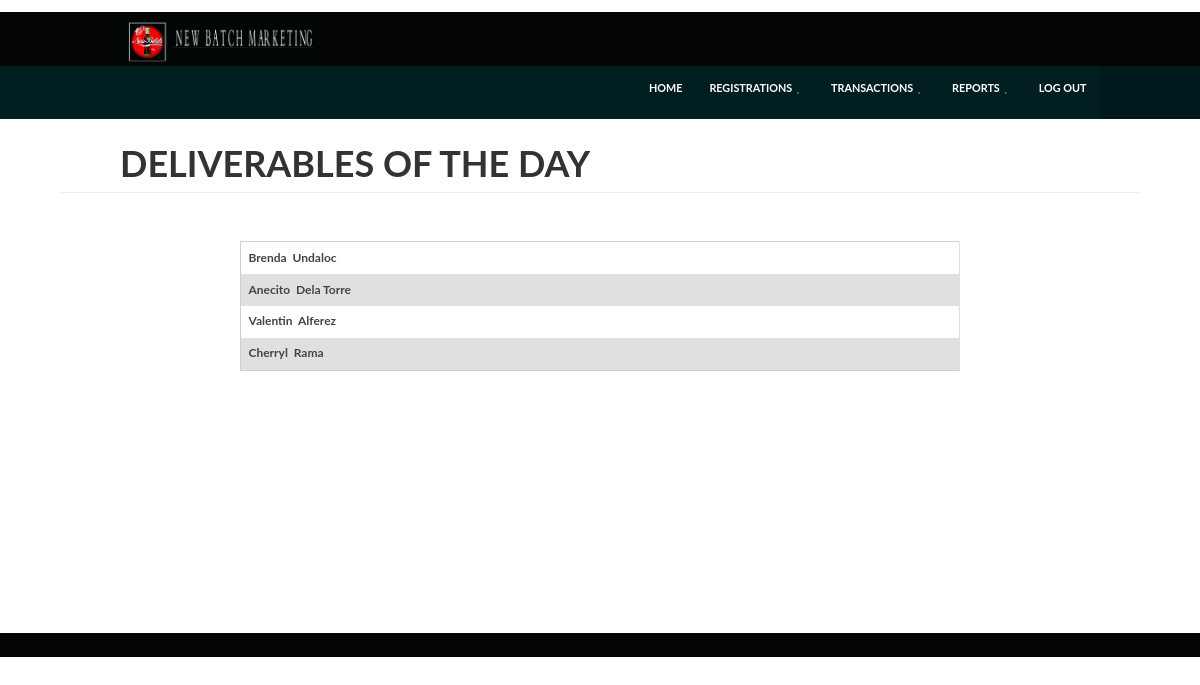
Page /delivery/deliveries_of_the_day.php on the committed database.
### tables this page shows
CREATE TABLE IF NOT EXISTS `customer_order` (
  `purchase_order_id` varchar(15) NOT NULL,
  `customer_id` bigint(15) NOT NULL,
  `order_date` date NOT NULL,
  `case` bigint(15) NOT NULL,
  `amount` double(15,2) NOT NULL,
  `delivery_date` date NOT NULL,
  `processor` varchar(15) NOT NULL,
  `status` varchar(15) NOT NULL DEFAULT 'FD',
  PRIMARY KEY (`purchase_order_id`)
);

CREATE TABLE IF NOT EXISTS `customer` (
  `customer_account_id` int(6) NOT NULL AUTO_INCREMENT,
  `customer_lastName` varchar(15) NOT NULL,
  `customer_firstName` varchar(25) NOT NULL,
  `barangay` varchar(15) NOT NULL,
  `town` varchar(15) NOT NULL,
  `area` int(6) NOT NULL,
  `customer_contact_number` bigint(15) NOT NULL,
  `customer_status` varchar(10) NOT NULL DEFAULT 'active',
  PRIMARY KEY (`customer_account_id`)
);

### dbOption/Db.class.php (called while the page is built, shortened)
<?php
class DB
{
	private $pdo;
	private $sQuery;
		private function Connect()
		{
			$this->settings = parse_ini_file("settings.ini.php");
			$dsn = 'mysql:dbname='.$this->settings["dbname"].';host='.$this->settings["host"].'';
			try
			{
				$this->pdo = new PDO($dsn, $this->settings["user"], $this->settings["password"], array(PDO::MYSQL_ATTR_INIT_COMMAND => "SET NAMES utf8"));
				$this->pdo->setAttribute(PDO::ATTR_ERRMODE, PDO::ERRMODE_EXCEPTION);
				$this->pdo->setAttribute(PDO::ATTR_EMULATE_PREPARES, false);
				$this->bConnected = true;
			}
			catch (PDOException $e)
			{
				echo $this->ExceptionLog($e->getMessage());
				die();
			}
		}
		private function Init($query,$parameters = "")
		{
		try {
				$this->sQuery = $this->pdo->prepare($query);
				$this->succes 	= $this->sQuery->execute();
			}
			catch(PDOException $e)
			{
					echo $this->ExceptionLog($e->getMessage(), $query );
					die();
			}
		}
		public function query($query,$params = null, $fetchmode = PDO::FETCH_ASSOC)
		{
			$query = trim($query);
			$this->Init($query,$params);
			$rawStatement = explode(" ", $query);
			$statement = strtolower($rawStatement[0]);
			if ($statement === 'select' || $statement === 'show') {
				return $this->sQuery->fetchAll($fetchmode);
			}
			elseif ( $statement === 'insert' ||  $statement === 'update' || $statement === 'delete' ) {
				return $this->sQuery->rowCount();
			}
			else {
				return NULL;
			}
		}
}
?>

### delivery/deliveries_of_the_day.php (the view, shortened to what this page needs)
<?php
require("C:\\xampp\htdocs\\new_batch_marketing\\nbm\\subheader.php");
    echo'<div style = "font-size:12px">';
    echo '<form method = "post" action = "http://localhost:8080/new_batch_marketing/delivery/deliveries_of_the_day.php">';
    $new_batch_marketing = new Db();
    echo '<div style = "align:left;;margin-top:6%;margin-left:10%">
          <h1>DELIVERABLES OF THE DAY<h1></div>';
        echo '<div><hr style= "width:90%;margin-right:0%;margin-top:-1%;margin-left:5%;"></div></br>';
       echo'<div class = "rep" style = "margin-left:20%;width:60%;"><table>';
     $get_deliveries_of_the_day = $new_batch_marketing->query("SELECT c_order.purchase_order_id,c_order.customer_id,c_order.order_date,c_order.delivery_date,c_order.amount,cust.customer_firstName, cust.customer_lastName FROM customer as cust INNER JOIN customer_order AS c_order ON c_order.customer_id = cust.customer_account_id WHERE c_order.status = 'FD'");
        if(empty($get_deliveries_of_the_day)){
            echo'<script>alert("NO DELIVERABLES TODAY.")</script>';
            echo '<script type="text/javascript">window.location.href = "/new_batch_marketing/nbm/nbm_index.php";</script>';
                  exit();
        }else{
            foreach($get_deliveries_of_the_day as $key){
           echo'<tr><td><a href = "http://localhost:8080/new_batch_marketing/delivery/show_delivery_details.php?id='.$key['purchase_order_id'].'">'.$key['customer_firstName'].'&nbsp;&nbsp;'.$key['customer_lastName'].'</a></td></tr>';
           }
        }
         echo'</table></div>';
  echo '</form>';
  echo'</div>';
  echo' <footer style = "margin-top:16%;"></footer>';
?>

### css/responsee.css (style rules this page uses)
h1, h2, h3, h4, h5, h6 { color:#444; font-weight: normal; margin:0.2em 0 0.2em 0; }
h1 { font-size:2.4em; }
table { background:none repeat scroll 0 0 #fff; border:1px solid #D0D0D0; border-collapse:collapse; border-spacing:0; text-align:left; width:100%; }
table tr td, table tr th { padding:0.625em; }
table tr:nth-of-type(2n) { background:none repeat scroll 0 0 #e0e0e0; }
td { border-right:1px solid #e0e0e0; }
form { line-height:1.4em; }

### css/template-style.css (style rules this page uses)
body { background: url("../img/background.jpg") no-repeat fixed center center / 100% auto rgba(0, 0, 0, 0); }
footer { background: none repeat scroll 0 0 #040606; padding: 1em 0; }

### rows in the picture
customer_order: customer.customer_firstName "Brenda", customer.customer_lastName "Undaloc"
customer_order: customer.customer_firstName "Anecito", customer.customer_lastName "Dela Torre"
customer_order: customer.customer_firstName "Valentin", customer.customer_lastName "Alferez"
customer_order: customer.customer_firstName "Cherryl", customer.customer_lastName "Rama"
